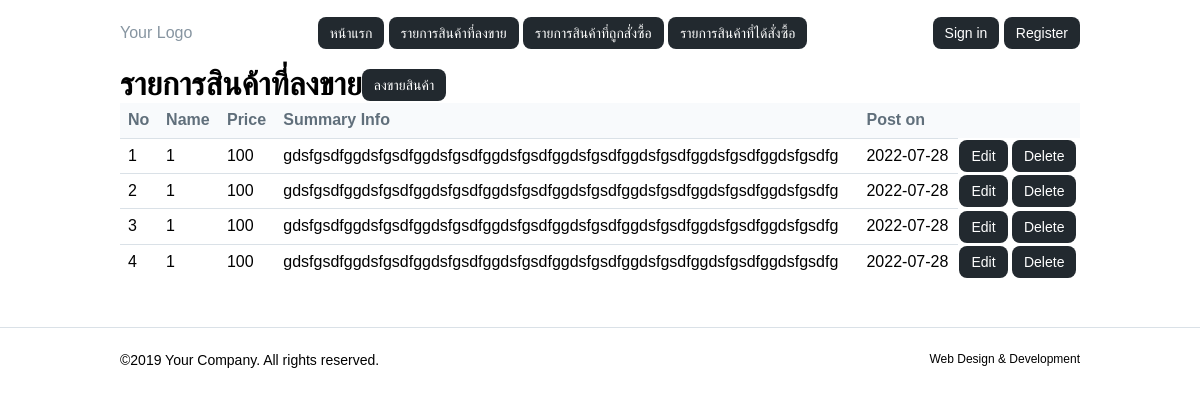
/products.php, run on the app's committed database.
### tables this page shows
CREATE TABLE `tb_products` (
  `idProducts` int(11) NOT NULL,
  `Name` int(11) NOT NULL,
  `Price` int(11) NOT NULL,
  `Summary Info` text NOT NULL,
  `PostOn` date NOT NULL
);

### products.php (the view, shortened to what this page needs)
<?php
require_once('System/config.php');
?>
<!DOCTYPE html>
<html lang="en">
<head>
    <link rel="stylesheet" href="asset/style.css">
</head>
<body>
    <header class="w-full px-6">
        <div class="container mx-auto max-w-xl md:flex justify-between items-center">
            <a href="dashboard.php" class="block py-6 w-full text-center md:text-left md:w-auto text-grey-dark no-underline flex justify-center items-center">
                Your Logo
            </a>
            <div class="w-full md:w-auto mb-6 md:mb-0">
                <a href="dashboard.php" class="inline-block no-underline bg-black text-white text-sm py-2 px-3 rounded-lg">หน้าแรก</a>
                <a href="products.php" class="inline-block no-underline bg-black text-white text-sm py-2 px-3 rounded-lg">รายการสินค้าที่ลงขาย</a>
                <a href="sales.php" class="inline-block no-underline bg-black text-white text-sm py-2 px-3 rounded-lg">รายการสินค้าที่ถูกสั่งซื้อ</a>
                <a href="orders.php" class="inline-block no-underline bg-black text-white text-sm py-2 px-3 rounded-lg">รายการสินค้าที่ได้สั่งซื้อ</a>
            </div>
            <div class="w-full md:w-auto mb-6 md:mb-0 text-center md:text-right">
                <a href="login.php" class="inline-block no-underline bg-black text-white text-sm py-2 px-3 rounded-lg">Sign in</a>
                <a href="register.php" class="inline-block no-underline bg-black text-white text-sm py-2 px-3 rounded-lg">Register</a>
            </div>
        </div>
    </header>
    <div class="container max-w-xl mx-auto text-left flex items-center flex-wrap">
        <h1>รายการสินค้าที่ลงขาย</h1>
        <a href="#" class="inline-block no-underline bg-black text-white text-sm py-2 px-3 rounded-lg">ลงขายสินค้า</a>
        <table class="table-collapse w-full">
            <thead>
                <tr>
                    <th class="font-semibold text-grey-darker p-2 bg-grey-lightest">No</th>
                    <th class="font-semibold text-grey-darker p-2 bg-grey-lightest">Name</th>
                    <th class="font-semibold text-grey-darker p-2 bg-grey-lightest">Price</th>
                    <th class="font-semibold text-grey-darker p-2 bg-grey-lightest">Summary Info</th>
                    <th class="font-semibold text-grey-darker p-2 bg-grey-lightest">Post on</th>
                    <th class="font-semibold text-grey-darker p-2 bg-grey-lightest">&nbsp;</th>
                </tr>
            </thead>
            <tbody>
                <?php
                $sql = "SELECT * FROM `tb_products`";
                $query = mysqli_query($conn, $sql);
                while($result=mysqli_fetch_array($query)){ ?>
                <tr>
                    <td class="p-2 border-t border-grey-light"><?=$result['idProducts']?></td>
                    <td class="p-2 border-t border-grey-light"><?=$result['Name']?></td>
                    <td class="p-2 border-t border-grey-light"><?=$result['Price']?></td>
                    <td class="p-2 border-t border-grey-light"><?=$result['Summary Info']?></td>
                    <td class="p-2 border-t border-grey-light"><?=$result['PostOn']?></td>
                    <td>
                        <a href="#" class="inline-block no-underline bg-black text-white text-sm py-2 px-3 rounded-lg">Edit</a>
                        <a href="#" class="inline-block no-underline bg-black text-white text-sm py-2 px-3 rounded-lg">Delete</a>
                    </td>
                </tr>
                <?php } ?>
            </tbody>
        </table>
    </div>
    <footer class="w-full px-6 border-t mt-12">
        <div class="container mx-auto max-w-xl py-6 flex flex-wrap md:flex-no-wrap justify-between items-center text-sm">
            &copy;2019 Your Company. All rights reserved.
            <div class="pt-4 md:p-0 text-center md:text-right text-xs">
                Web Design & Development
            </div>
        </div>
    </footer>
</body>
</html>

### data on the page
tb_products: idProducts "1", Name "1", Price "100", Summary Info "gdsfgsdfggdsfgsdfggdsfgsdfggdsfgsdfggdsfgsdfggdsfgsdfggdsfgsdfggdsfgsdfg", PostOn "2022-07-28"
tb_products: idProducts "2", Name "1", Price "100", Summary Info "gdsfgsdfggdsfgsdfggdsfgsdfggdsfgsdfggdsfgsdfggdsfgsdfggdsfgsdfggdsfgsdfg", PostOn "2022-07-28"
tb_products: idProducts "3", Name "1", Price "100", Summary Info "gdsfgsdfggdsfgsdfggdsfgsdfggdsfgsdfggdsfgsdfggdsfgsdfggdsfgsdfggdsfgsdfg", PostOn "2022-07-28"
tb_products: idProducts "4", Name "1", Price "100", Summary Info "gdsfgsdfggdsfgsdfggdsfgsdfggdsfgsdfggdsfgsdfggdsfgsdfggdsfgsdfggdsfgsdfg", PostOn "2022-07-28"
